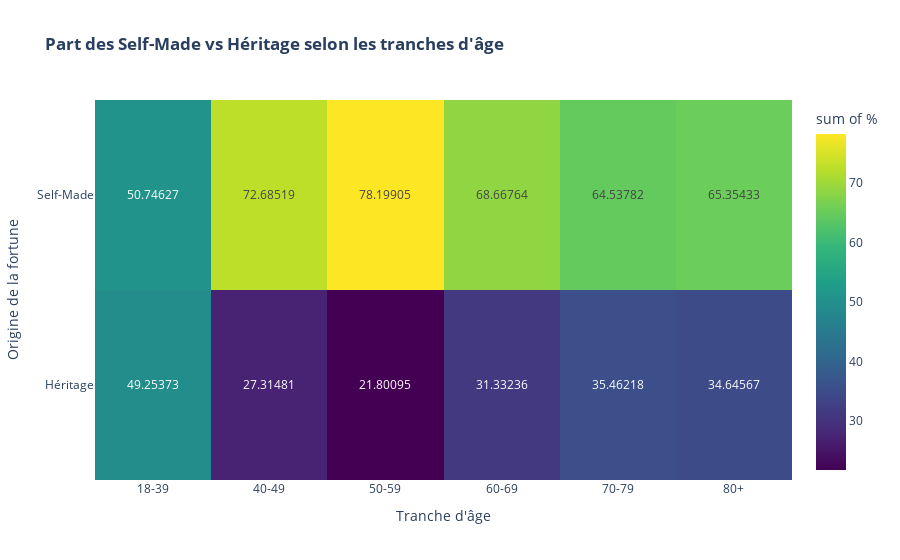

The notebook cell saved with this chart:
### Code cell
# Origine de la fortune selon les groupes d’âge (Heatmap)

counts = df_viz.groupby(["Tranche d'âge", "Origine de la fortune"]).size().reset_index(name="count")

totals = counts.groupby("Tranche d'âge")["count"].transform("sum")

counts["pct"] = counts["count"] / totals * 100

fig_heatmap = px.density_heatmap(
    counts,
    x="Tranche d'âge",
    y="Origine de la fortune",
    z="pct",  # colorie par pourcentage
    text_auto=True,  # affiche les % dans les cases
    title="<b>Part des Self-Made vs Héritage selon les tranches d'âge<b>",
    labels={"pct": "%"},
    color_continuous_scale="Viridis",
    category_orders={"Tranche d'âge": labels}
)

fig_heatmap.show()

### Figure 1 — Plotly figure (JSON) as saved in the notebook; plotly's stock layout.template omitted (floating-point values rounded to 4 significant figures)
{"data": [{"coloraxis": "coloraxis", "histfunc": "sum", "hovertemplate": "Tranche d'âge=%{x}<br>Origine de la fortune=%{y}<br>sum of %=%{z}<extra></extra>", "name": "", "texttemplate": "%{z}", "type": "histogram2d", "x": ["18-39", "18-39", "40-49", "40-49", "50-59", "50-59", "60-69", "60-69", "70-79", "70-79", "80+", "80+"], "xaxis": "x", "xbingroup": "x", "y": ["Héritage", "Self-Made", "Héritage", "Self-Made", "Héritage", "Self-Made", "Héritage", "Self-Made", "Héritage", "Self-Made", "Héritage", "Self-Made"], "yaxis": "y", "ybingroup": "y", "z": [49.25, 50.75, 27.31, 72.69, 21.8, 78.2, 31.33, 68.67, 35.46, 64.54, 34.65, 65.35]}], "layout": {"coloraxis": {"colorbar": {"title": {"text": "sum of %"}}, "colorscale": [[0, "#440154"], [0.1111, "#482878"], [0.2222, "#3e4989"], [0.3333, "#31688e"], [0.4444, "#26828e"], [0.5556, "#1f9e89"], [0.6667, "#35b779"], [0.7778, "#6ece58"], [0.8889, "#b5de2b"], [1, "#fde725"]]}, "legend": {"tracegroupgap": 0}, "title": {"text": "<b>Part des Self-Made vs Héritage selon les tranches d'âge<b>"}, "xaxis": {"anchor": "y", "categoryarray": ["18-39", "40-49", "50-59", "60-69", "70-79", "80+"], "categoryorder": "array", "domain": [0, 1], "title": {"text": "Tranche d'âge"}}, "yaxis": {"anchor": "x", "domain": [0, 1], "title": {"text": "Origine de la fortune"}}}}
